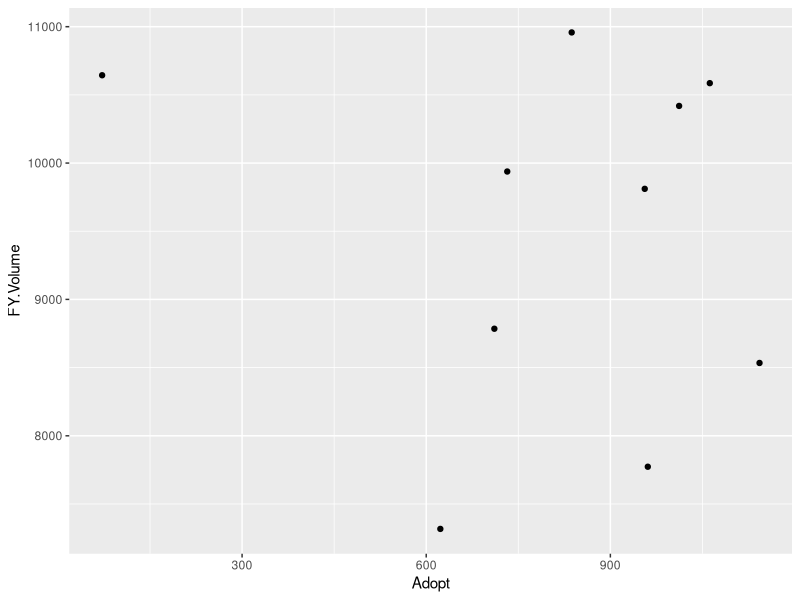

Generate this figure with R:
## ---- chunk 1
# Load libraries needed for tidying data.
library(tidyverse)
library(lubridate)
## ---- chunk 2
# Read in data files.
alberta_raw <- read.csv("data/I5-NB-Alberta.csv", stringsAsFactors = F, strip.white = T)
cats_raw <- read.csv("data/cats.csv", stringsAsFactors = F, strip.white = T)
## ---- chunk 3
# Examine traffic data structure.
str(alberta_raw)

# Delete rows of incomplete data
alberta <- alberta_raw[complete.cases(alberta_raw),]

# Convert "starttime" into class POSIXct
alberta$starttime <- mdy_hm(alberta$starttime, tz = "America/Los_Angeles")

# Check for completeness of data
alberta_year <- alberta %>%
  mutate(year = year(starttime))
table(alberta_year$year)
alberta_fy <- alberta_year %>%
  filter(starttime > "2005-06-30" & starttime < "2015-07-01")

# Creative way of aggregating volume by fiscal year, July through June
alberta_fy$fy.adjust <- seq(ymd("2005-01-01"), ymd("2014-12-31"), by = "month")
alberta_fy <- alberta_fy %>%
  group_by(Fiscal.Year = year(fy.adjust)) %>%
  summarise(FY.Volume = sum(volume))
alberta_fy
## ---- chunk 4
# Examine cat data
str(cats_raw)

# Filter cat data for available years corresponding to traffic data.
cats <- cats_raw %>%
  filter(between(Fiscal.Year, 2005, 2014))
cats
## ---- chunk 5
alberta_cats <- left_join(alberta_fy, cats, by = "Fiscal.Year")

alberta_cats_fig <- alberta_cats %>%
  ggplot(aes(x = Adopt, y = FY.Volume))+
  geom_point()
plot(alberta_cats_fig)
